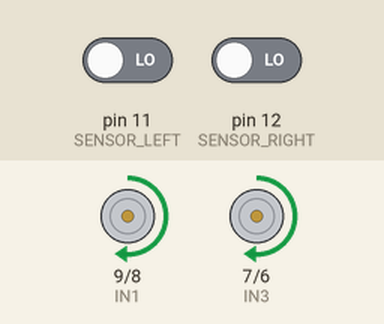
This sketch was run on a simulated Arduino Uno, built with avr-gcc and run on an emulated ATmega328P. Shown: motor-driver pin pairs drawn as motors (green arrow = first pin HIGH = forward, orange = second pin HIGH = backward, longer = more drive, scaled by the enable pin). The test bench sets the inputs (shaded band); at power-on: pin 11 (SENSOR_LEFT) LOW, pin 12 (SENSOR_RIGHT) LOW.

Above: at 3.2 s.
3.3 s: pin 11 (SENSOR_LEFT) driven HIGH
At 3.7 s:
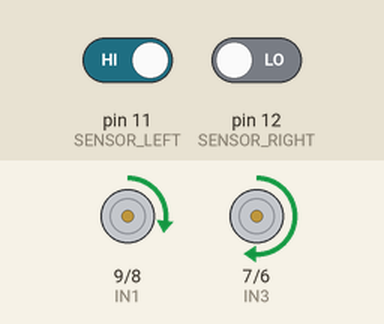
4.8 s: pin 12 (SENSOR_RIGHT) driven HIGH
At 6.0 s:
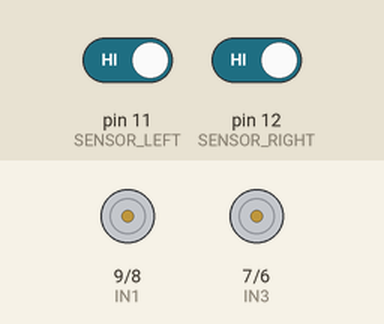
6.3 s: pin 11 (SENSOR_LEFT) driven LOW
At 7.2 s:
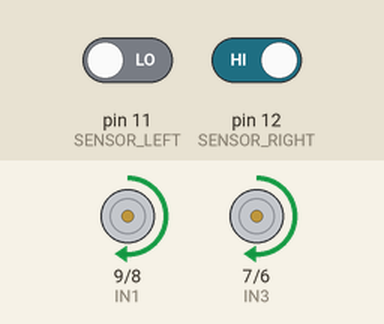
7.8 s: pin 12 (SENSOR_RIGHT) driven LOW
Timing chart, 0 to 10.3 s (numbered marks = the images above; inputs shaded):
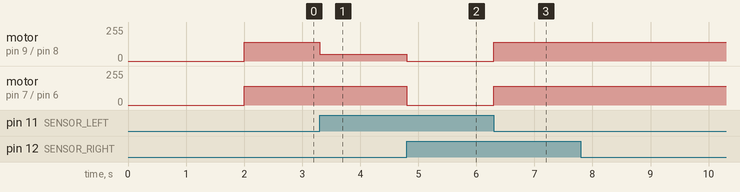

Measured:
- after the input at 3.3 s, motor on pin 9 (IN1) / pin 8 (IN2): forward 140/255 → forward 50/255 at once
- after the input at 4.8 s, motor on pin 9 (IN1) / pin 8 (IN2): forward 50/255 → stopped at once; motor on pin 7 (IN3) / pin 6 (IN4): forward 140/255 → stopped at once
- after the input at 6.3 s, motor on pin 9 (IN1) / pin 8 (IN2), motor on pin 7 (IN3) / pin 6 (IN4): stopped → forward 140/255 at once

The sketch:

03_line_follow.ino
```cpp
// ============================================================
// Project 4 - Line-Following Car
// Sketch 03: Line Follow (the car drives itself!)
// ============================================================
//
// HOW IT WORKS - the whole idea in three lines:
//   Both sensors see the floor  -> the line is between them -> drive forward.
//   LEFT sensor sees the line   -> the car drifted right    -> slow the LEFT motor (steer left).
//   RIGHT sensor sees the line  -> the car drifted left     -> slow the RIGHT motor (steer right).
//
//   (Both sensors see the line -> end mark or car lifted -> stop.)
//
// SETUP:
//   Place the car so the black tape line runs BETWEEN the two
//   sensors. Switch on the battery pack. Let go.
// ============================================================


// ---- PIN NUMBERS (L298N driver: six pins in a row, D5-D10) ----
// Note: each "motor" below is really a PAIR of motors wired in
// parallel on the same L298N channel - the code treats each pair
// as one motor, so nothing else changes.
const int ENB = 5;   // right motor pair speed (PWM)
const int IN4 = 6;   // right motor pair direction
const int IN3 = 7;   // right motor pair direction
const int IN2 = 8;   // left motor pair direction
const int IN1 = 9;   // left motor pair direction
const int ENA = 10;  // left motor pair speed (PWM)

const int SENSOR_LEFT  = 11;  // left IR sensor OUT
const int SENSOR_RIGHT = 12;  // right IR sensor OUT

// ---- DRIVING SETTINGS ----
// Keep BASE_SPEED at 200 or below: the 8 x AA pack is 12V when fresh, and
// full (255) duty would over-volt the 3-6V motors. (Fresh alkaline cells
// are strong - 160 is gentler on the motors.)
const int  BASE_SPEED  = 140;   // normal forward speed (0-200)
const int  CORRECTION  = 90;    // how much the inner wheel slows in a turn
const bool LINE_IS_HIGH = true; // flip to false if your sensor boards are inverted


// Returns true when the given sensor sees the black line.
bool seesLine(int sensorPin) {
  int reading = digitalRead(sensorPin);
  return LINE_IS_HIGH ? (reading == HIGH) : (reading == LOW);
}

// Set both motors forward, each at its own speed.
void drive(int leftSpeed, int rightSpeed) {
  digitalWrite(IN1, HIGH);  // left motor forward
  digitalWrite(IN2, LOW);
  digitalWrite(IN3, HIGH);  // right motor forward
  digitalWrite(IN4, LOW);
  analogWrite(ENA, leftSpeed);
  analogWrite(ENB, rightSpeed);
}

void stopMotors() {
  analogWrite(ENA, 0);
  analogWrite(ENB, 0);
}


// ============================================================
// setup() runs ONE time when the Arduino powers on or resets.
// ============================================================
void setup() {
  pinMode(ENA, OUTPUT);
  pinMode(IN1, OUTPUT);
  pinMode(IN2, OUTPUT);
  pinMode(IN3, OUTPUT);
  pinMode(IN4, OUTPUT);
  pinMode(ENB, OUTPUT);
  pinMode(SENSOR_LEFT, INPUT);
  pinMode(SENSOR_RIGHT, INPUT);

  stopMotors();
  delay(2000);  // 2 seconds to place the car and let go
}


// ============================================================
// loop() runs OVER AND OVER, forever. Each pass = one decision.
// ============================================================
void loop() {
  bool leftOnLine  = seesLine(SENSOR_LEFT);
  bool rightOnLine = seesLine(SENSOR_RIGHT);

  if (!leftOnLine && !rightOnLine) {
    // Line is between the sensors - all good, straight ahead.
    drive(BASE_SPEED, BASE_SPEED);
  }
  else if (leftOnLine && !rightOnLine) {
    // Car drifted RIGHT (line appeared under the left eye)
    // -> slow the LEFT wheel to steer back LEFT.
    drive(BASE_SPEED - CORRECTION, BASE_SPEED);
  }
  else if (!leftOnLine && rightOnLine) {
    // Car drifted LEFT (line appeared under the right eye)
    // -> slow the RIGHT wheel to steer back RIGHT.
    drive(BASE_SPEED, BASE_SPEED - CORRECTION);
  }
  else {
    // BOTH eyes see the line: an end mark, a crossing,
    // or the car was lifted off the track. Stop safely.
    stopMotors();
  }
}
```
